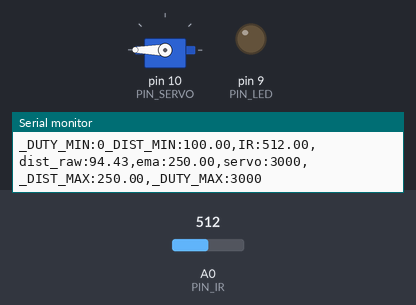
This sketch was run on a simulated Arduino Uno, built with avr-gcc and run on an emulated ATmega328P. Shown: servo, output pins drawn as LEDs (lit = HIGH), the last lines printed to the serial monitor. Inputs (shaded band) come from the test bench; at power-on: A0 (PIN_IR) = 512.

Above: at 1.2 s.
1.3 s: A0 (PIN_IR) set to 475
At 2.4 s:
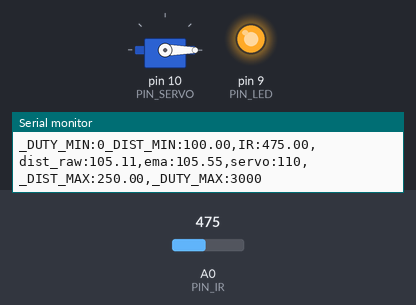
3.1 s: A0 (PIN_IR) set to 306
At 4.8 s:
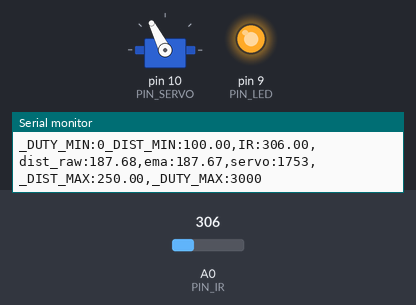
6.1 s: A0 (PIN_IR) set to 240
At 6.9 s:
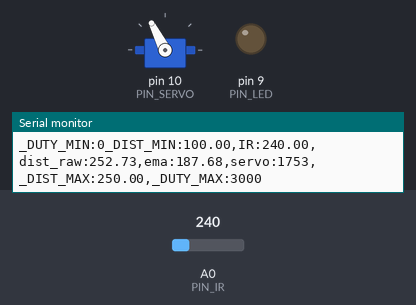
7.6 s: A0 (PIN_IR) set to 252
At 8.5 s:
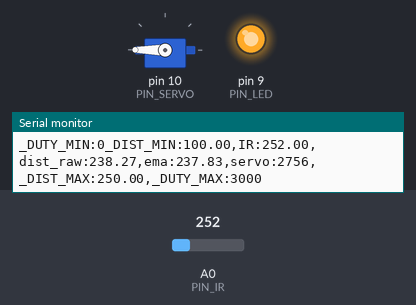
9.2 s: A0 (PIN_IR) set to 122
At 10.4 s:
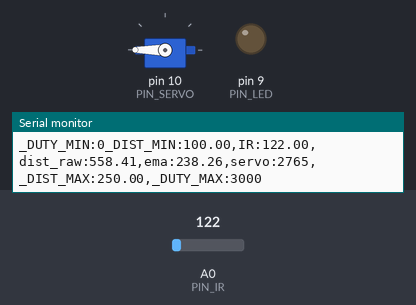
10.7 s: A0 (PIN_IR) set to 260
At 11.6 s:
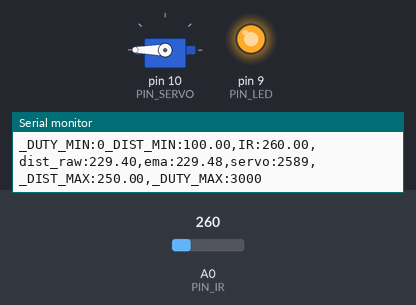
Timing chart, 0 to 13.2 s (numbered marks = the images above; inputs shaded):
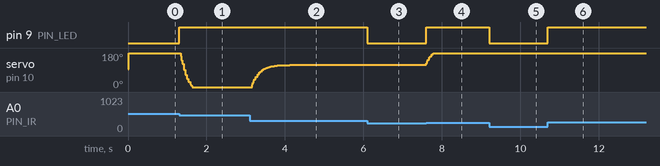

The sketch:

17_example_3.ino
```cpp
#include <Servo.h>

// Arduino pin assignment
#define PIN_IR    0         // IR sensor at Pin A0
#define PIN_LED   9
#define PIN_SERVO 10

#define _DUTY_MIN 0         // servo full clockwise position (0 degree)
#define _DUTY_NEU 1500      // servo neutral position (90 degree)
#define _DUTY_MAX 3000      // servo full counter-clockwise position (180 degree)

#define _DIST_MIN  100.0    // minimum distance 100mm (10cm)
#define _DIST_MAX  250.0    // maximum distance 250mm (25cm)

#define EMA_ALPHA  0.1      // for EMA Filter
#define LOOP_INTERVAL 20    // Loop Interval (unit: msec)

Servo myservo;
unsigned long last_loop_time = 0; // unit: msec

float dist_prev = _DIST_MAX;
float dist_ema = _DIST_MIN;

void setup()
{
  pinMode(PIN_LED, OUTPUT);

  myservo.attach(PIN_SERVO);
  myservo.writeMicroseconds(_DUTY_NEU);

  Serial.begin(1000000);    // 1,000,000 bps
}

void loop()
{
  unsigned long time_curr = millis();
  int duty;
  float a_value, dist_raw;

  // wait until next event time
  if (time_curr < (last_loop_time + LOOP_INTERVAL))
    return;
  last_loop_time += LOOP_INTERVAL;

  // Read analog value from IR sensor
  a_value = analogRead(PIN_IR);
  dist_raw = ((6762.0 / (a_value - 9.0)) - 4.0) * 10.0;

  // Range Filter: Update dist_ema only if within range and control LED
  if (dist_raw >= _DIST_MIN && dist_raw <= _DIST_MAX) {
    dist_ema = EMA_ALPHA * dist_raw + (1 - EMA_ALPHA) * dist_ema;
    dist_prev=dist_ema;
    digitalWrite(PIN_LED, HIGH); // Turn on LED if within range
  } else {
    dist_ema=dist_prev;
    digitalWrite(PIN_LED, LOW);  // Turn off LED if out of range
  }

  // Map equivalent code for servo duty (0 to 180 degrees)
  duty = _DUTY_MIN + (int)((dist_ema - _DIST_MIN) * (_DUTY_MAX - _DUTY_MIN) / (_DIST_MAX - _DIST_MIN));

  myservo.writeMicroseconds(duty);

  // Serial output for debugging
  Serial.print("_DUTY_MIN:");  Serial.print(_DUTY_MIN);
  Serial.print("_DIST_MIN:");  Serial.print(_DIST_MIN);
  Serial.print(",IR:");        Serial.print(a_value);
  Serial.print(",dist_raw:");  Serial.print(dist_raw);
  Serial.print(",ema:");       Serial.print(dist_ema);
  Serial.print(",servo:");     Serial.print(duty);
  Serial.print(",_DIST_MAX:"); Serial.print(_DIST_MAX);
  Serial.print(",_DUTY_MAX:"); Serial.print(_DUTY_MAX);
  Serial.println("");
}
```

Measured:
- the behaviour switches between 493 and 492 on A0 (PIN_IR) (found by bisection; images 0 and 1)
- the behaviour switches between 242 and 243 on A0 (PIN_IR) (found by bisection; images 3 and 4)
- after the input at 1.3 s, pin 9 (PIN_LED): LOW → HIGH at once; servo on pin 10 (PIN_SERVO): moves from 180° to 0° over 0.30 s, starting at once
- after the input at 3.1 s, servo on pin 10 (PIN_SERVO): moves from 0° to 117° over 0.96 s, starting after 0.06 s
- after the input at 6.1 s, pin 9 (PIN_LED): HIGH → LOW at once
- after the input at 7.6 s, pin 9 (PIN_LED): LOW → HIGH at once; servo on pin 10 (PIN_SERVO): 117° → 180° at once
- after the input at 9.2 s, pin 9 (PIN_LED): HIGH → LOW at once
- after the input at 10.7 s, pin 9 (PIN_LED): LOW → HIGH at once
